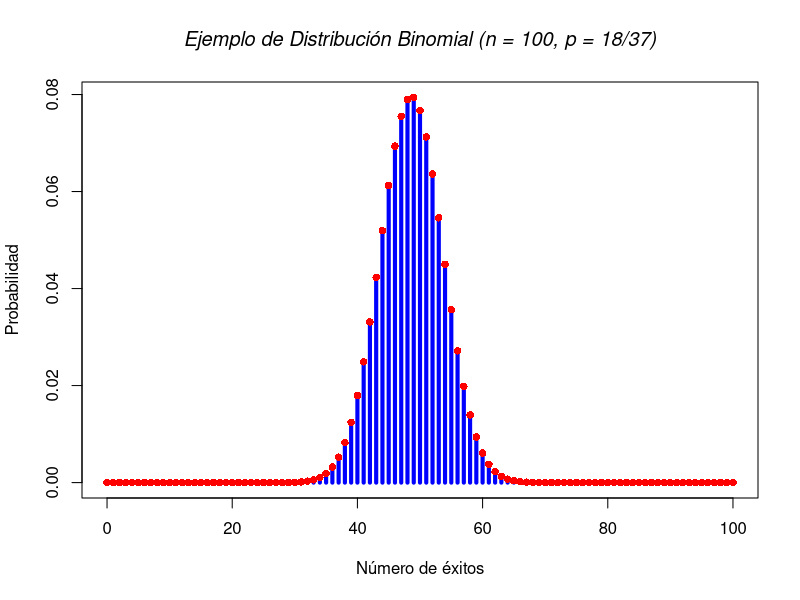
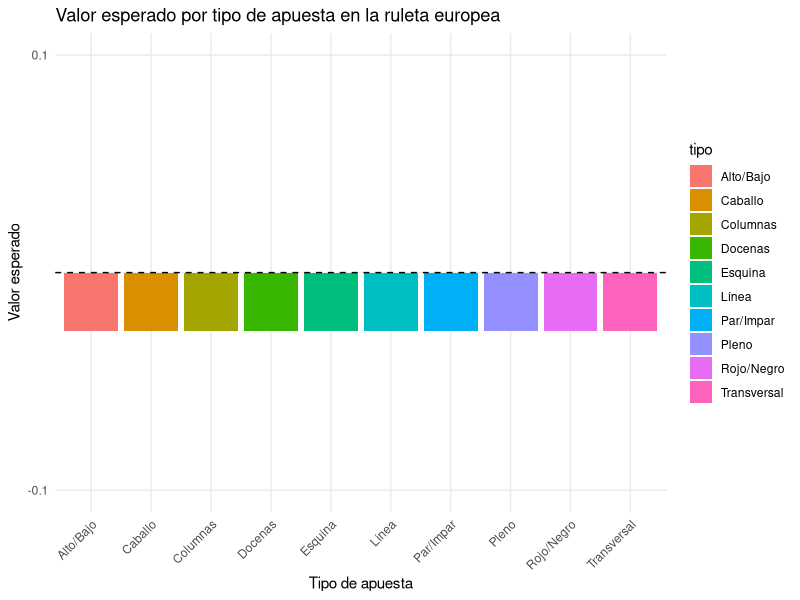
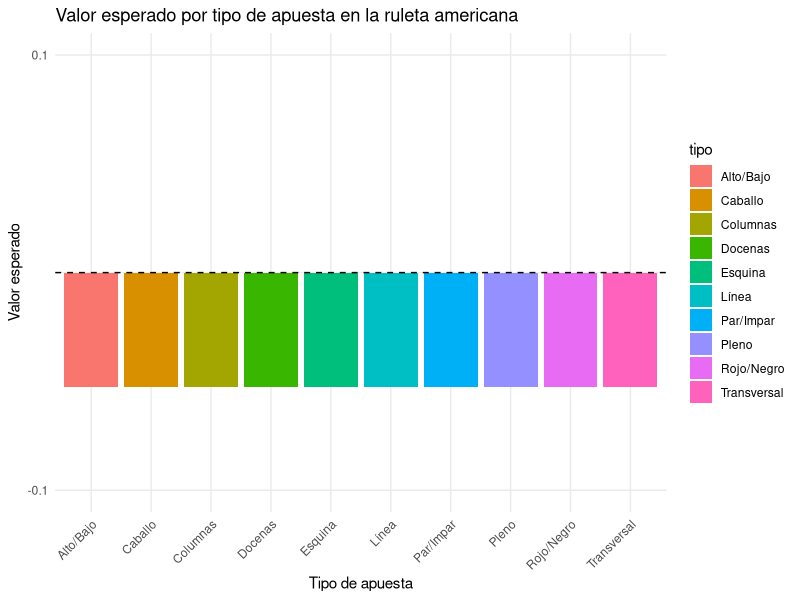
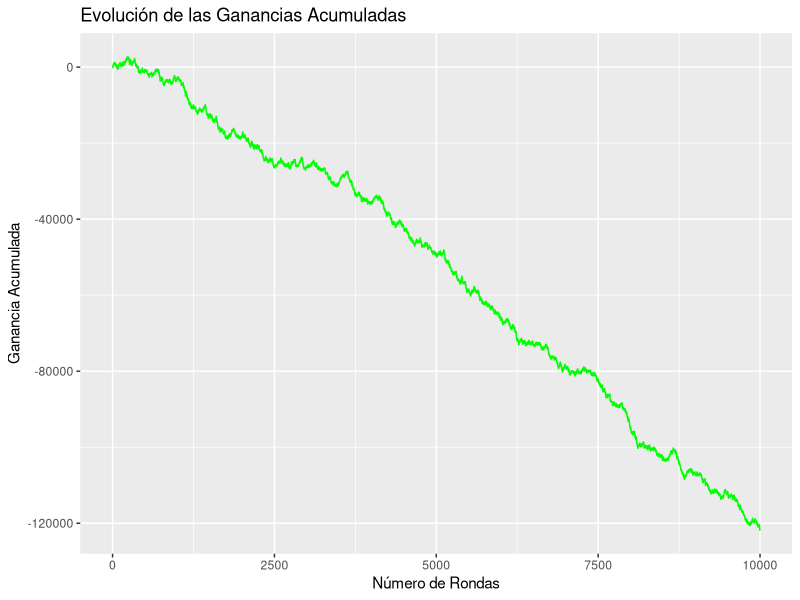
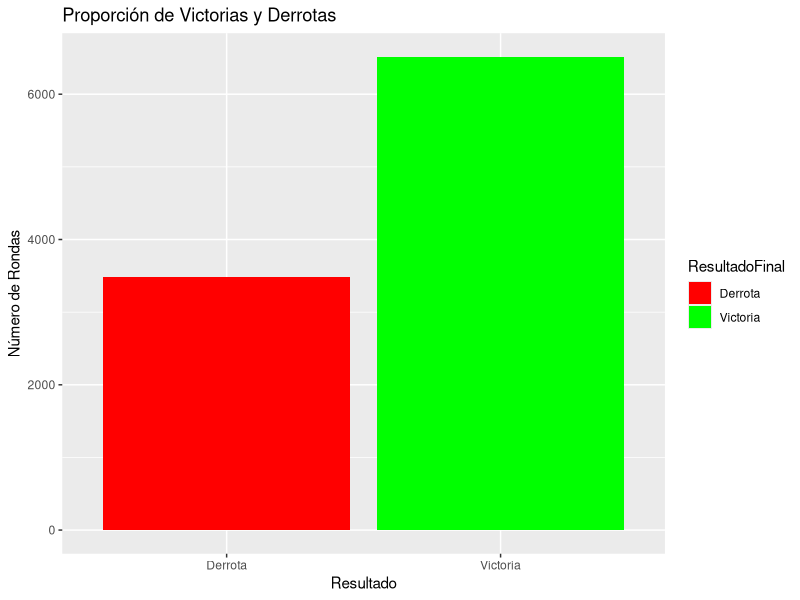
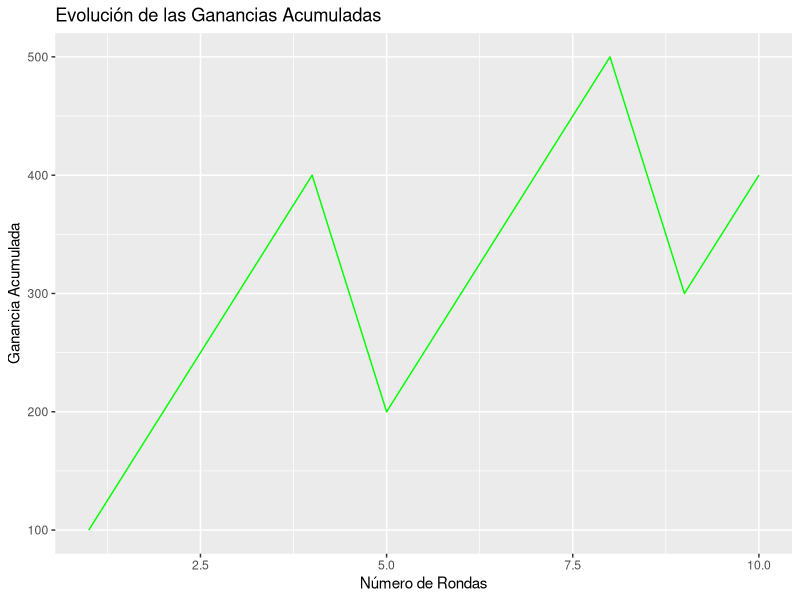
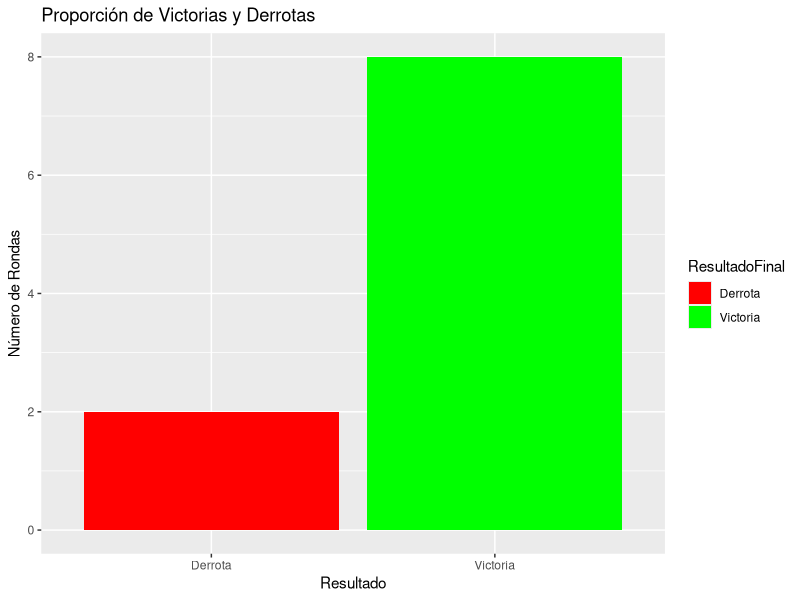
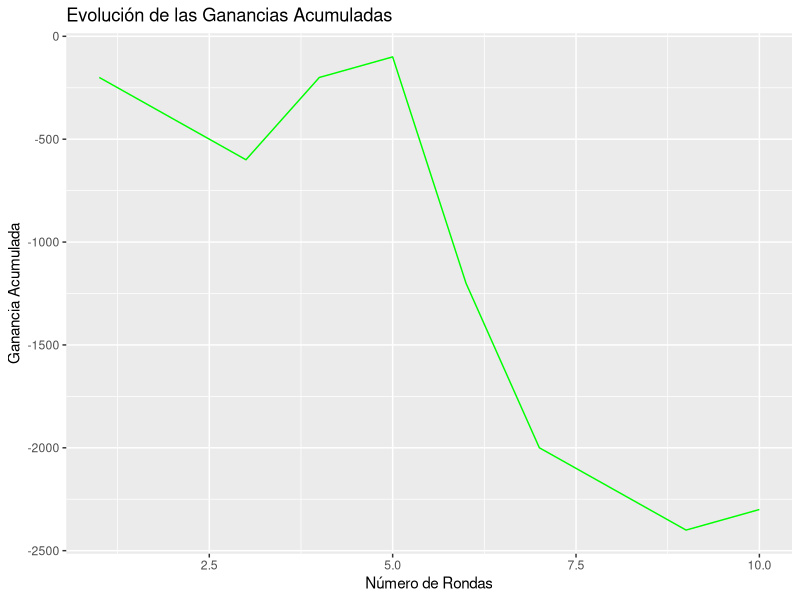

The R script that drew these images, in order:
## ---- chunk 1
# Parámetros de la distribución binomial
n <- 100    # Número de ensayos
p <- 18/37   # Probabilidad de éxito

# Valores posibles (0, 1, ..., n)
x <- 0:n

# Probabilidades asociadas
prob <- dbinom(x, size = n, prob = p)

# Crear el gráfico
plot(x, prob, type = "h", lwd = 4, col = "blue",
     main = expression(italic("Ejemplo de Distribución Binomial (n = 100, p = 18/37)")),
     xlab = "Número de éxitos", ylab = "Probabilidad")
points(x, prob, pch = 16, col = "red")
## ---- chunk 2
# Configuración de la ruleta europea
total_numeros <- 37  # Números de la ruleta europea (0 al 36)
apuesta <- 1         # Monto de cada apuesta

# Función para calcular valor esperado y ganancia esperada
calcular_valores <- function(prob_ganar, pago, apuesta) {
  valor_esperado <- (pago * prob_ganar) + (-apuesta * (1 - prob_ganar))
  ganancia_esperada <- valor_esperado / apuesta
  list(valor_esperado = valor_esperado, ganancia_esperada = ganancia_esperada)
}

# Probabilidades y pagos para cada tipo de apuesta
apuestas <- data.frame(
  tipo = c("Rojo/Negro", "Par/Impar", "Alto/Bajo", "Docenas", "Columnas",
           "Pleno", "Caballo", "Transversal", "Esquina", "Línea"),
  prob_ganar = c(18/37, 18/37, 18/37, 12/37, 12/37, 1/37, 2/37, 3/37, 4/37, 6/37),
  pago = c(1, 1, 1, 2, 2, 35, 17, 11, 8, 5)
)

# Cálculos para cada tipo de apuesta
resultados <- apply(apuestas, 1, function(ap) {
  calcular_valores(as.numeric(ap["prob_ganar"]), as.numeric(ap["pago"]), apuesta)
})

# Agregar resultados al DataFrame
apuestas$valor_esperado <- sapply(resultados, function(x) x$valor_esperado)
apuestas$ganancia_esperada <- sapply(resultados, function(x) x$ganancia_esperada)

# Mostrar los resultados
print(apuestas)

# Graficar resultados
library(ggplot2)
ggplot(apuestas, aes(x = tipo, y = valor_esperado, fill = tipo)) +
  geom_bar(stat = "identity") +
  labs(title = "Ganancia esperada en un tiro por tipo de apuesta en la ruleta europea",
       x = "Tipo de apuesta", y = "Valor esperado") +
   geom_hline(yintercept = 0, color = "black", linetype = "dashed") +  # Línea en y = 0
  labs(title = "Valor esperado por tipo de apuesta en la ruleta europea",
       x = "Tipo de apuesta", y = "Valor esperado") +
  theme_minimal() +
  theme(axis.text.x = element_text(angle = 45, hjust = 1)) +
  scale_y_continuous(limits = c(-0.1, 0.1),  # Ajustar límites del eje Y
                     breaks = seq(-1.5, 0.2, by = 0.2))  # Marcas del eje Y
## ---- chunk 3
# Configuración de la ruleta europea
total_numeros <- 38  # Números de la ruleta europea (0 al 36)
apuesta <- 1         # Monto de cada apuesta

# Función para calcular valor esperado y ganancia esperada
calcular_valores <- function(prob_ganar, pago, apuesta) {
  valor_esperado <- (pago * prob_ganar) + (-apuesta * (1 - prob_ganar))
  ganancia_esperada <- valor_esperado / apuesta
  list(valor_esperado = valor_esperado, ganancia_esperada = ganancia_esperada)
}

# Probabilidades y pagos para cada tipo de apuesta
apuestas <- data.frame(
  tipo = c("Rojo/Negro", "Par/Impar", "Alto/Bajo", "Docenas", "Columnas",
           "Pleno", "Caballo", "Transversal", "Esquina", "Línea"),
  prob_ganar = c(18/38, 18/38, 18/38, 12/38, 12/38, 1/38, 2/38, 3/38, 4/38, 6/38),
  pago = c(1, 1, 1, 2, 2, 35, 17, 11, 8, 5)
)

# Cálculos para cada tipo de apuesta
resultados <- apply(apuestas, 1, function(ap) {
  calcular_valores(as.numeric(ap["prob_ganar"]), as.numeric(ap["pago"]), apuesta)
})

# Agregar resultados al DataFrame
apuestas$valor_esperado <- sapply(resultados, function(x) x$valor_esperado)
apuestas$ganancia_esperada <- sapply(resultados, function(x) x$ganancia_esperada)

# Mostrar los resultados
print(apuestas)

# Graficar resultados
library(ggplot2)
ggplot(apuestas, aes(x = tipo, y = valor_esperado, fill = tipo)) +
  geom_bar(stat = "identity") +
  labs(title = "Valor esperado por tipo de apuesta en la ruleta europea",
       x = "Tipo de apuesta", y = "Valor esperado") +
   geom_hline(yintercept = 0, color = "black", linetype = "dashed") +  # Línea en y = 0
  labs(title = "Valor esperado por tipo de apuesta en la ruleta americana",
       x = "Tipo de apuesta", y = "Valor esperado") +
  theme_minimal() +
  theme(axis.text.x = element_text(angle = 45, hjust = 1)) +
  scale_y_continuous(limits = c(-0.1, 0.1),  # Ajustar límites del eje Y
                     breaks = seq(-1.5, 0.2, by = 0.2))  # Marcas del eje Y

## ---- chunk 4
docenas <- data.frame(
  Docena1 = 1:12,       
  Docena2 = 13:24,      
  Docena3 = 25:36       
)
semilla <- as.numeric(format(Sys.time(), "%S"))
set.seed(semilla)

simular_estrategia <- function() {
  
  ruleta <- 0:36
  resultado <- sample(ruleta, size = 1)
  
  apuestas <- data.frame(
    docena_1 = 200,
    docena_2 = 100,
    docena_3 = 200
  )
  
  ganancias <- 0
  
  if (resultado %in% docenas$Docena1) {
  
    ganancias <- (apuestas$docena_1 * 2 - 500) + apuestas$docena_1
    
  } else if (resultado %in% docenas$Docena2) {
    
    ganancias <- (apuestas$docena_2 * 2 - 500)  + apuestas$docena_2
    
  } else if (resultado %in% docenas$Docena3) {
    
    ganancias <- (apuestas$docena_3 * 2 - 500) +   apuestas$docena_3
    
  } else {
    
    ganancias <- -500  
  }
  
  return(list(resultado = resultado, ganancias_net = ganancias))
}

simulacion <- simular_estrategia()
print(simulacion)

## ---- chunk 5
simular_varios <- function(n) {
  
  juegos <- data.frame(
    resultado = numeric(0), 
    ganancias_net = numeric(0),
    contador = numeric(0))
  
  contador1 <- 0

  for (i in 1:n) {  
    
    contador1 <- contador1 + 1
        
    simulacion <- simular_estrategia()  

    juegos <- rbind(juegos, 
                    data.frame(resultado = simulacion$resultado, 
                        ganancias_net = simulacion$ganancias_net,
                        contador = contador1))
  }
  
  return(juegos)  
}

## ---- chunk 6
library(ggplot2)

rondas_infinito <- simular_varios(10000)
head(rondas_infinito)

rondas_infinito$GananciasAcumuladas <- cumsum(rondas_infinito$ganancias_net)

ggplot(rondas_infinito, aes(x = contador, y = GananciasAcumuladas)) +
  geom_line(color = "green") +
  labs(title = "Evolución de las Ganancias Acumuladas",
       x = "Número de Rondas",
       y = "Ganancia Acumulada")
## ---- chunk 7
rondas_infinito$ResultadoFinal <- ifelse(rondas_infinito$ganancias_net > 0, "Victoria", "Derrota")

ggplot(rondas_infinito, aes(x = ResultadoFinal, fill = ResultadoFinal)) +
  geom_bar() +
  scale_fill_manual(values = c("Victoria" = "green", "Derrota" = "red")) +
  labs(title = "Proporción de Victorias y Derrotas",
       x = "Resultado",
       y = "Número de Rondas")


## ---- chunk 8
rondas_reales <- simular_varios(10)
head(rondas_reales)

rondas_reales$GananciasAcumuladas <- cumsum(rondas_reales$ganancias_net)

ggplot(rondas_reales, aes(x = contador, y = GananciasAcumuladas)) +
  geom_line(color = "green") +
  labs(title = "Evolución de las Ganancias Acumuladas",
       x = "Número de Rondas",
       y = "Ganancia Acumulada")

rondas_reales$ResultadoFinal <- ifelse(rondas_reales$ganancias_net > 0, "Victoria", "Derrota")

ggplot(rondas_reales, aes(x = ResultadoFinal, fill = ResultadoFinal)) +
  geom_bar() +
  scale_fill_manual(values = c("Victoria" = "green", "Derrota" = "red")) +
  labs(title = "Proporción de Victorias y Derrotas",
       x = "Resultado",
       y = "Número de Rondas")

## ---- chunk 9

simular_Diez_Rondas <- function(n) {
  
  rondas_diez <- data.frame(
    resultado = numeric(0), 
    ganancias_net = numeric(0),
    contador = numeric(0)
  )
  
  for (i in 1:n) {
    simulacion <- simular_varios(10)
    
    resultado_promedio <- mean(simulacion$resultado)
    ganancias_net <- sum(simulacion$ganancias_net) 
    
    rondas_diez <- rbind(rondas_diez,
                         data.frame(resultado = resultado_promedio, 
                                    ganancias_net = ganancias_net,
                                    contador = i))
  }
  
  return(rondas_diez)
}


rondas_diez <-simular_Diez_Rondas(10)
head(rondas_diez)

rondas_diez$GananciasAcumuladas <- cumsum(rondas_diez$ganancias_net)

ggplot(rondas_diez, aes(x = contador, y = GananciasAcumuladas)) +
  geom_line(color = "green") +
  labs(title = "Evolución de las Ganancias Acumuladas",
       x = "Número de Rondas",
       y = "Ganancia Acumulada")

rondas_diez$ResultadoFinal <- ifelse(rondas_diez$ganancias_net > 0, "Victoria", "Derrota")

ggplot(rondas_diez, aes(x = ResultadoFinal, fill = ResultadoFinal)) +
  geom_bar() +
  scale_fill_manual(values = c("Victoria" = "green", "Derrota" = "red")) +
  labs(title = "Proporción de Victorias y Derrotas",
       x = "Resultado",
       y = "Número de Rondas")

## ---- chunk 10

simular_Diez_Rondas <- function(n) {
  
  rondas_diez <- data.frame(
    resultado = numeric(0), 
    ganancias_net = numeric(0),
    contador = numeric(0)
  )
  
  for (i in 1:n) {
    simulacion <- simular_varios(10)
    
    resultado_promedio <- mean(simulacion$resultado)
    ganancias_net <- sum(simulacion$ganancias_net) 
    
    rondas_diez <- rbind(rondas_diez,
                         data.frame(resultado = resultado_promedio, 
                                    ganancias_net = ganancias_net,
                                    contador = i))
  }
  
  return(rondas_diez)
}


rondas_diez <-simular_Diez_Rondas(10)
head(rondas_diez)

rondas_diez$GananciasAcumuladas <- cumsum(rondas_diez$ganancias_net)

ggplot(rondas_diez, aes(x = contador, y = GananciasAcumuladas)) +
  geom_line(color = "green") +
  labs(title = "Evolución de las Ganancias Acumuladas",
       x = "Número de Rondas",
       y = "Ganancia Acumulada")

rondas_diez$ResultadoFinal <- ifelse(rondas_diez$ganancias_net > 0, "Victoria", "Derrota")

ggplot(rondas_diez, aes(x = ResultadoFinal, fill = ResultadoFinal)) +
  geom_bar() +
  scale_fill_manual(values = c("Victoria" = "green", "Derrota" = "red")) +
  labs(title = "Proporción de Victorias y Derrotas",
       x = "Resultado",
       y = "Número de Rondas")

## ---- chunk 11

simular_Diez_Rondas <- function(n) {
  
  rondas_diez <- data.frame(
    resultado = numeric(0), 
    ganancias_net = numeric(0),
    contador = numeric(0)
  )
  
  for (i in 1:n) {
    simulacion <- simular_varios(10)
    
    resultado_promedio <- mean(simulacion$resultado)
    ganancias_net <- sum(simulacion$ganancias_net) 
    
    rondas_diez <- rbind(rondas_diez,
                         data.frame(resultado = resultado_promedio, 
                                    ganancias_net = ganancias_net,
                                    contador = i))
  }
  
  return(rondas_diez)
}


rondas_diez <-simular_Diez_Rondas(10)
head(rondas_diez)

rondas_diez$GananciasAcumuladas <- cumsum(rondas_diez$ganancias_net)

ggplot(rondas_diez, aes(x = contador, y = GananciasAcumuladas)) +
  geom_line(color = "green") +
  labs(title = "Evolución de las Ganancias Acumuladas",
       x = "Número de Rondas",
       y = "Ganancia Acumulada")

rondas_diez$ResultadoFinal <- ifelse(rondas_diez$ganancias_net > 0, "Victoria", "Derrota")

ggplot(rondas_diez, aes(x = ResultadoFinal, fill = ResultadoFinal)) +
  geom_bar() +
  scale_fill_manual(values = c("Victoria" = "green", "Derrota" = "red")) +
  labs(title = "Proporción de Victorias y Derrotas",
       x = "Resultado",
       y = "Número de Rondas")

